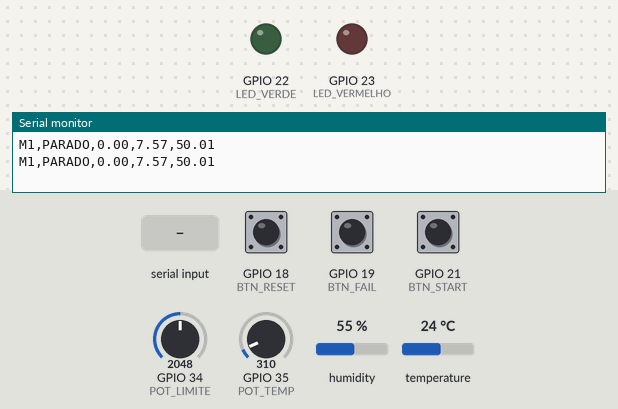
The sketch below on a simulated ESP32. On the bench: output pins drawn as LEDs (lit = HIGH), the last lines printed to the serial monitor. Wiring (from diagram.json): DHT22 sensor: data GPIO 12. Inputs (shaded band) come from the test bench; at power-on: GPIO 19 (BTN_FAIL) HIGH, GPIO 18 (BTN_RESET) HIGH, GPIO 21 (BTN_START) HIGH, GPIO 34 (POT_LIMITE) = 2048, GPIO 35 (POT_TEMP) = 310, humidity 55 %, temperature 24 °C.

Above: at 2.2 s.
2.3 s: GPIO 19 (BTN_FAIL) pulled LOW for 0.15 s
At 3.0 s:
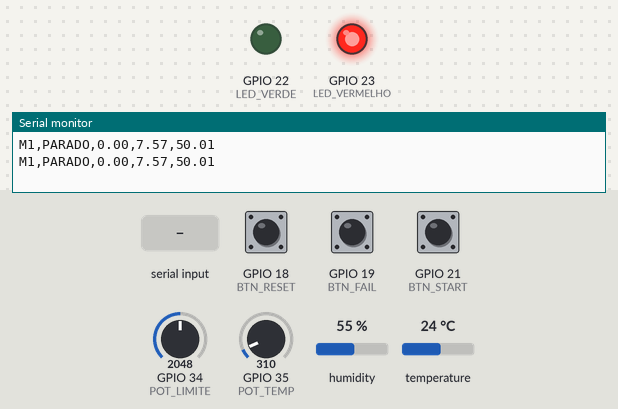
3.9 s: "START\n" received over Serial
At 4.2 s:
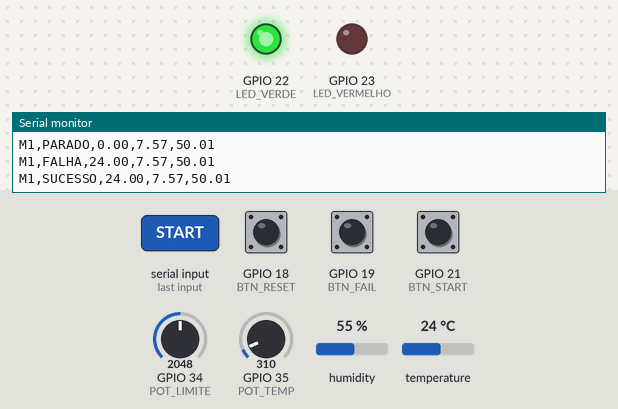
5.4 s: "RESET\n" received over Serial
At 6.5 s:
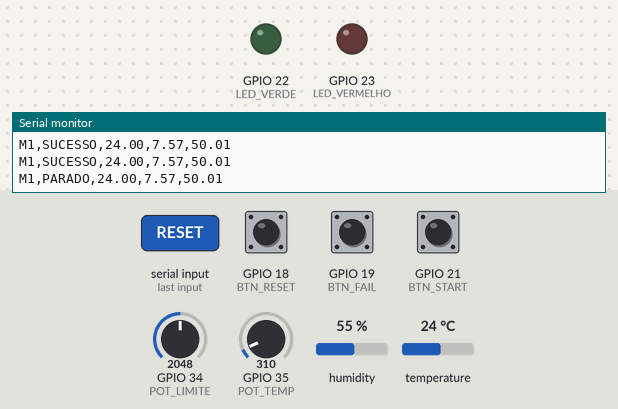
6.9 s: "FAIL\n" received over Serial
At 7.7 s:
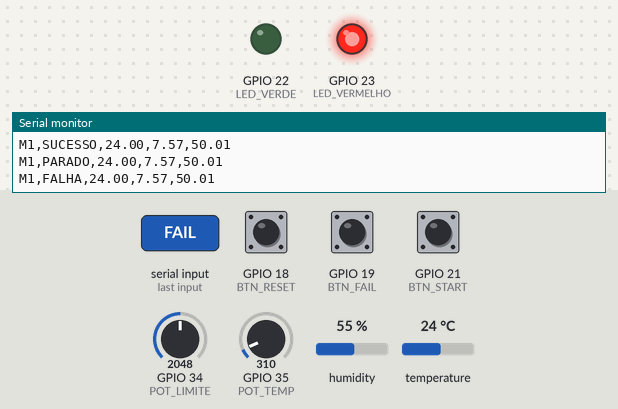
Timing chart, 0 to 9.4 s (numbered marks = the images above; inputs shaded):
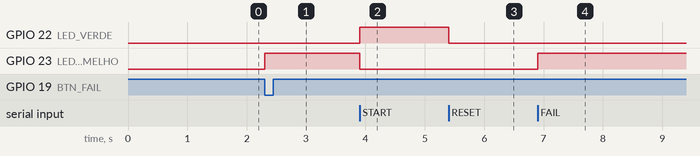

Measured:
- after the input at 2.3 s, GPIO 23 (LED_VERMELHO): LOW → HIGH at once
- after the input at 3.9 s, GPIO 22 (LED_VERDE): LOW → HIGH at once; GPIO 23 (LED_VERMELHO): HIGH → LOW at once
- after the input at 5.4 s, GPIO 22 (LED_VERDE): HIGH → LOW at once
- after the input at 6.9 s, GPIO 23 (LED_VERMELHO): LOW → HIGH at once

The sketch:

maquina_industrial.ino
```cpp
#define LED_VERMELHO 23
#define LED_VERDE    22

#define BTN_START    21
#define BTN_FAIL     19
#define BTN_RESET    18

#define POT_LIMITE   34
#define POT_TEMP     35

#define DHTPIN       12

enum EstadoMaquina {
  PARADO,
  SUCESSO,
  FALHA
};

EstadoMaquina estadoAtual = PARADO;

float temperaturaReal = 0;
float umidade = 0;

float temperaturaSimulada = 0;
float limiteTemperatura = 0;

bool overrideLimite = false;
bool overrideTemp = false;

float limiteManual = 0;
float tempManual = 0;

unsigned long ultimoEnvio = 0;
unsigned long ultimoDHT = 0;
unsigned long ultimoDebounce = 0;

const unsigned long intervaloSerial = 1000;

bool esperaNivel(int nivel, unsigned long timeout) {
  unsigned long inicio = micros();
  while (digitalRead(DHTPIN) == nivel) {
    if (micros() - inicio > timeout) return false;
  }
  return true;
}

bool lerDHT22(float *temp, float *hum) {
  uint8_t data[5] = {0, 0, 0, 0, 0};

  pinMode(DHTPIN, OUTPUT);
  digitalWrite(DHTPIN, LOW);
  delay(2);
  digitalWrite(DHTPIN, HIGH);
  delayMicroseconds(30);
  pinMode(DHTPIN, INPUT_PULLUP);

  if (!esperaNivel(HIGH, 100)) return false;
  if (!esperaNivel(LOW, 100)) return false;
  if (!esperaNivel(HIGH, 100)) return false;

  for (int i = 0; i < 40; i++) {
    if (!esperaNivel(LOW, 70)) return false;

    unsigned long inicio = micros();

    if (!esperaNivel(HIGH, 100)) return false;

    unsigned long duracao = micros() - inicio;

    data[i / 8] <<= 1;

    if (duracao > 40) data[i / 8] |= 1;
  }

  uint8_t checksum = data[0] + data[1] + data[2] + data[3];
  if (checksum != data[4]) return false;

  *hum = ((data[0] << 8) | data[1]) * 0.1;

  int16_t rawTemp = ((data[2] & 0x7F) << 8) | data[3];
  *temp = rawTemp * 0.1;

  if (data[2] & 0x80) *temp *= -1;

  return true;
}

void setup() {
  Serial.begin(115200);
  delay(1000);
  Serial.println("");
  pinMode(LED_VERDE, OUTPUT);
  pinMode(LED_VERMELHO, OUTPUT);

  pinMode(BTN_START, INPUT_PULLUP);
  pinMode(BTN_FAIL, INPUT_PULLUP);
  pinMode(BTN_RESET, INPUT_PULLUP);

  pinMode(DHTPIN, INPUT_PULLUP);
}

void lerSensores() {
  if (millis() - ultimoDHT > 2000) {
    ultimoDHT = millis();

    noInterrupts();
    bool ok = lerDHT22(&temperaturaReal, &umidade);
    interrupts();

    if (!ok) {
      temperaturaReal = -1;
      umidade = -1;
    }
  }

  if (!overrideLimite) {
    int leituraLimite = analogRead(POT_LIMITE);
    limiteTemperatura = leituraLimite * 100.0 / 4095.0;
  } else {
    limiteTemperatura = limiteManual;
  }

  if (!overrideTemp) {
    int leituraTemp = analogRead(POT_TEMP);
    temperaturaSimulada = leituraTemp * 100.0 / 4095.0;
  } else {
    temperaturaSimulada = tempManual;
  }
}

void lerBotoes() {
  if (millis() - ultimoDebounce < 200) return;

  if (digitalRead(BTN_START) == LOW) {
    if (estadoAtual == PARADO) estadoAtual = SUCESSO;
    ultimoDebounce = millis();
  }

  if (digitalRead(BTN_FAIL) == LOW) {
    estadoAtual = FALHA;
    ultimoDebounce = millis();
  }

  if (digitalRead(BTN_RESET) == LOW) {
    estadoAtual = PARADO;
    ultimoDebounce = millis();
  }
}

void logicaSistema() {
  if (estadoAtual == SUCESSO) {
    if (temperaturaSimulada > limiteTemperatura) {
      estadoAtual = FALHA;
    }
  }
}

void controlarLEDs() {
  switch (estadoAtual) {
    case PARADO:
      digitalWrite(LED_VERDE, LOW);
      digitalWrite(LED_VERMELHO, LOW);
      break;

    case SUCESSO:
      digitalWrite(LED_VERDE, HIGH);
      digitalWrite(LED_VERMELHO, LOW);
      break;

    case FALHA:
      digitalWrite(LED_VERDE, LOW);
      digitalWrite(LED_VERMELHO, HIGH);
      break;
  }
}

String obterEstadoTexto() {
  switch (estadoAtual) {
    case PARADO: return "PARADO";
    case SUCESSO: return "SUCESSO";
    case FALHA: return "FALHA";
  }
  return "DESCONHECIDO";
}

void imprimirStatusCompleto() {
  Serial.println("===== STATUS =====");
  Serial.print("Estado: ");
  Serial.println(obterEstadoTexto());
  Serial.print("Temperatura: ");
  Serial.println(temperaturaReal);
  Serial.print("Umidade: ");
  Serial.println(umidade);
  Serial.print("Temp Simulada: ");
  Serial.println(temperaturaSimulada);
  Serial.print("Limite: ");
  Serial.println(limiteTemperatura);
  Serial.println("==================");
}

void lerComandosSerial() {
  if (Serial.available()) {
    String comando = Serial.readStringUntil('\n');
    comando.trim();
    comando.toUpperCase();

    if (comando == "START") estadoAtual = SUCESSO;
    else if (comando == "RESET") estadoAtual = PARADO;
    else if (comando == "FAIL") estadoAtual = FALHA;
    else if (comando == "STATUS") imprimirStatusCompleto();
    else if (comando.startsWith("SETLIMITE=")) {
      limiteManual = comando.substring(11).toFloat();
      overrideLimite = true;
    }
    else if (comando.startsWith("SETTEMP=")) {
      tempManual = comando.substring(8).toFloat();
      overrideTemp = true;
    }
    else if (comando == "AUTO") {
      overrideLimite = false;
      overrideTemp = false;
    }
  }
}

void enviarStatusSerial() {
  if (millis() - ultimoEnvio >= intervaloSerial) {
    ultimoEnvio = millis();

    Serial.print("M1,");
    Serial.print(obterEstadoTexto());
    Serial.print(",");
    Serial.print(temperaturaReal);
    Serial.print(",");
    Serial.print(temperaturaSimulada);
    Serial.print(",");
    Serial.println(limiteTemperatura);
  }
}

void loop() {
  lerSensores();
  lerBotoes();
  lerComandosSerial();
  logicaSistema();
  controlarLEDs();
  enviarStatusSerial();
}
```
